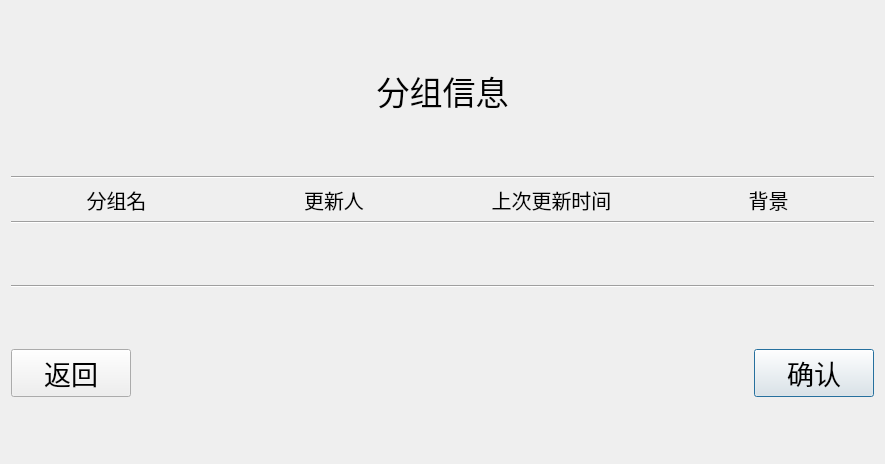
<?xml version="1.0" encoding="UTF-8"?>
<ui version="4.0">
 <class>Group</class>
 <widget class="QDialog" name="Group">
  <property name="geometry">
   <rect>
    <x>0</x>
    <y>0</y>
    <width>885</width>
    <height>464</height>
   </rect>
  </property>
  <property name="font">
   <font>
    <pointsize>15</pointsize>
   </font>
  </property>
  <property name="windowTitle">
   <string>Dialog</string>
  </property>
  <layout class="QGridLayout" name="gridLayout_5">
   <item row="0" column="1">
    <widget class="QLabel" name="label">
     <property name="sizePolicy">
      <sizepolicy hsizetype="Preferred" vsizetype="Maximum">
       <horstretch>0</horstretch>
       <verstretch>0</verstretch>
      </sizepolicy>
     </property>
     <property name="font">
      <font>
       <pointsize>25</pointsize>
      </font>
     </property>
     <property name="text">
      <string>分组信息</string>
     </property>
     <property name="alignment">
      <set>Qt::AlignCenter</set>
     </property>
    </widget>
   </item>
   <item row="3" column="2">
    <widget class="QPushButton" name="btnConfirm">
     <property name="minimumSize">
      <size>
       <width>120</width>
       <height>0</height>
      </size>
     </property>
     <property name="font">
      <font>
       <pointsize>20</pointsize>
      </font>
     </property>
     <property name="text">
      <string>确认</string>
     </property>
    </widget>
   </item>
   <item row="3" column="1">
    <spacer name="horizontalSpacer">
     <property name="orientation">
      <enum>Qt::Horizontal</enum>
     </property>
     <property name="sizeHint" stdset="0">
      <size>
       <width>313</width>
       <height>20</height>
      </size>
     </property>
    </spacer>
   </item>
   <item row="3" column="0">
    <widget class="QPushButton" name="btnCancel">
     <property name="minimumSize">
      <size>
       <width>120</width>
       <height>0</height>
      </size>
     </property>
     <property name="font">
      <font>
       <pointsize>20</pointsize>
      </font>
     </property>
     <property name="text">
      <string>返回</string>
     </property>
    </widget>
   </item>
   <item row="1" column="0" colspan="3">
    <layout class="QGridLayout" name="g_layout">
     <item row="0" column="0" colspan="4">
      <widget class="Line" name="line_2">
       <property name="orientation">
        <enum>Qt::Horizontal</enum>
       </property>
      </widget>
     </item>
     <item row="1" column="0">
      <widget class="QLabel" name="label_2">
       <property name="sizePolicy">
        <sizepolicy hsizetype="Minimum" vsizetype="Maximum">
         <horstretch>0</horstretch>
         <verstretch>0</verstretch>
        </sizepolicy>
       </property>
       <property name="text">
        <string>分组名</string>
       </property>
       <property name="alignment">
        <set>Qt::AlignCenter</set>
       </property>
      </widget>
     </item>
     <item row="1" column="1">
      <widget class="QLabel" name="label_3">
       <property name="sizePolicy">
        <sizepolicy hsizetype="Minimum" vsizetype="Maximum">
         <horstretch>0</horstretch>
         <verstretch>0</verstretch>
        </sizepolicy>
       </property>
       <property name="text">
        <string>更新人</string>
       </property>
       <property name="alignment">
        <set>Qt::AlignCenter</set>
       </property>
      </widget>
     </item>
     <item row="1" column="2">
      <widget class="QLabel" name="label_4">
       <property name="sizePolicy">
        <sizepolicy hsizetype="Minimum" vsizetype="Maximum">
         <horstretch>0</horstretch>
         <verstretch>0</verstretch>
        </sizepolicy>
       </property>
       <property name="text">
        <string>上次更新时间</string>
       </property>
       <property name="alignment">
        <set>Qt::AlignCenter</set>
       </property>
      </widget>
     </item>
     <item row="1" column="3">
      <widget class="QLabel" name="label_5">
       <property name="sizePolicy">
        <sizepolicy hsizetype="Minimum" vsizetype="Maximum">
         <horstretch>0</horstretch>
         <verstretch>0</verstretch>
        </sizepolicy>
       </property>
       <property name="text">
        <string>背景</string>
       </property>
       <property name="alignment">
        <set>Qt::AlignCenter</set>
       </property>
      </widget>
     </item>
     <item row="2" column="0" colspan="4">
      <widget class="Line" name="line">
       <property name="sizePolicy">
        <sizepolicy hsizetype="Minimum" vsizetype="Maximum">
         <horstretch>0</horstretch>
         <verstretch>0</verstretch>
        </sizepolicy>
       </property>
       <property name="orientation">
        <enum>Qt::Horizontal</enum>
       </property>
      </widget>
     </item>
    </layout>
   </item>
   <item row="2" column="0" colspan="3">
    <widget class="Line" name="line_3">
     <property name="orientation">
      <enum>Qt::Horizontal</enum>
     </property>
    </widget>
   </item>
  </layout>
 </widget>
 <resources/>
 <connections/>
</ui>
